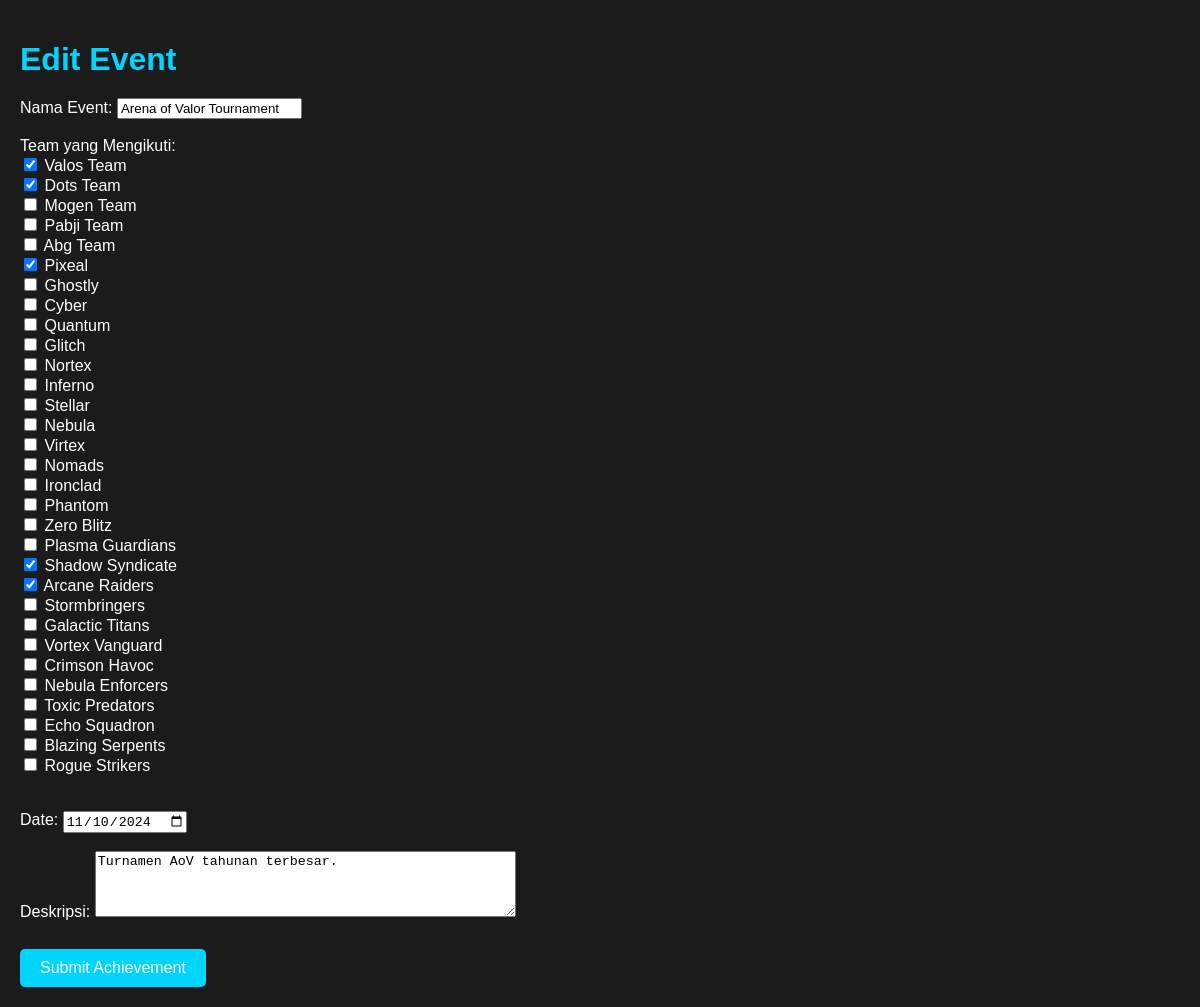
The app's page /backendAdmin/event/editevent.php?idevent=15 (signed in) with its own data.
### tables this page shows
CREATE TABLE `event` (
  `idevent` int NOT NULL AUTO_INCREMENT,
  `name` varchar(45) DEFAULT NULL,
  `date` date DEFAULT NULL,
  `description` varchar(200) DEFAULT NULL,
  PRIMARY KEY (`idevent`)
);

CREATE TABLE `team` (
  `idteam` int NOT NULL AUTO_INCREMENT,
  `idgame` int NOT NULL,
  `name` varchar(45) DEFAULT NULL,
  PRIMARY KEY (`idteam`),
  KEY `fk_team_game1_idx` (`idgame`),
  CONSTRAINT `fk_team_game1` FOREIGN KEY (`idgame`) REFERENCES `game` (`idgame`) ON DELETE CASCADE ON UPDATE CASCADE
);

### backendAdmin/models/parent.php (called while the page is built, shortened)
<?php
    class ParentClass {
        public function __construct(){
            $this->mysqli = new mysqli(SERVER_NAME, USER_NAME, PASSWORD, DB_NAME);
        }
    }
?>

### backendAdmin/models/event.php (called while the page is built, shortened)
<?php
    require_once("parent.php");
    class Event extends ParentClass{
        public function getEventbyId($idevent){
            $stt = $this->mysqli->prepare("select * from event where idevent=?");
            $stt->bind_param("i", $idevent);
            $stt->execute();
            $result = $stt->get_result();
            return $result;
        }
        public function getEventTeambyId($idevent){
            $stt = $this->mysqli->prepare("select t.idteam, t.name as team_name, et.idevent from team as t
                                inner join event_teams as et on t.idteam = et.idteam where idevent=?");
            $stt->bind_param("i", $idevent);
            $stt->execute();
            $result = $stt->get_result();
            return $result;
        }
    }
?>

### backendAdmin/models/team.php (called while the page is built, shortened)
<?php
    require_once("parent.php");
    class Team extends ParentClass{
        public function getAllTeam(){
            $statement = $this->mysqli->prepare("select * from team");
            $statement-> execute();
            $result = $statement-> get_result();
            return $result;
        }
    }
?>

### backendAdmin/event/editevent.php (the view, shortened to what this page needs)
<?php
    require_once("../models/event.php");
    $event = new Event();
    if($_GET['idevent']){
        $idevent = $_GET['idevent'];
        $result = $event->getEventbyId($idevent);
    }
    else{
        header("location: ..\dbevent.php");
    }
    while($row = $result->fetch_assoc()){
        $event_name= $row['name'];
        $desc = $row['description'];
        $date = $row['date'];
    }
    $res = $event->getEventTeambyId($idevent);
    $selectTeam = [];
    while($row2 = $res->fetch_assoc()){
        $selectTeam[] = $row2['idteam'];
    }
    require_once("../models/team.php");
    $team = new Team();
    $allteam = $team->getAllTeam();
?>
<!DOCTYPE html>
<html lang="en">
<head>
    <link rel="stylesheet" href="../css/insert.css">
</head>
<body>
    <h1>Edit Event</h1>
    <form action="editevent_proses.php" method="POST">
        <label for="name">Nama Event:</label>
        <input type="text" id="name" name="name" value="<?php echo $event_name?>"> <br><br>
        <label for="">Team yang Mengikuti:</label> <br>
            <?php
                while($teamrow = $allteam->fetch_assoc()) {
                    $checked = in_array($teamrow['idteam'], $selectTeam) ? "checked" : "";
                    echo "<input type='checkbox' name='team[]' value='" . $teamrow['idteam'] . "' $checked> " . $teamrow['name'] . "<br>";
                }
            ?> <br><br>
        <label for="date">Date: </label>
        <input type="date" name="date" id="date" value="<?php echo $date ?>"><br><br>
        <label for="name">Deskripsi:</label>
        <textarea id="desc" name="desc" rows="4" cols="50" ><?php echo $desc ?></textarea> <br> <br>
        <input type="submit" value="Submit Achievement" class="btn-add">
    </form>
</body>
</html>

### backendAdmin/css/insert.css (style rules this page uses)
body { font-family: Arial, sans-serif; background-color: #1b1b1b; color: #fff; margin: 0; padding: 20px; }
h1 { color: #00d4ff; font-size: 2em; margin-bottom: 20px; }
.btn-add { background-color: #00d4ff; color: #fff; padding: 10px 20px; border: none; cursor: pointer; text-decoration: none; font-size: 16px; border-radius: 5px; display: inline-block; margin-top: 10px; }

### records on screen
event: name "Arena of Valor Tournament", date "11/10/2024", desc "Turnamen AoV tahunan terbesar."
team: name "Valos Team"
team: name "Dots Team"
team: name "Mogen Team"
team: name "Pabji Team"
team: name "Abg Team"
team: name "Pixeal"
team: name "Ghostly"
team: name "Cyber"
team: name "Quantum"
team: name "Glitch"
team: name "Nortex"
team: name "Inferno"
team: name "Stellar"
team: name "Nebula"
team: name "Virtex"
team: name "Nomads"
team: name "Ironclad"
team: name "Phantom"
team: name "Zero Blitz"
team: name "Plasma Guardians"
team: name "Shadow Syndicate"
team: name "Arcane Raiders"
team: name "Stormbringers"
team: name "Galactic Titans"
team: name "Vortex Vanguard"
team: name "Crimson Havoc"
team: name "Nebula Enforcers"
team: name "Toxic Predators"
team: name "Echo Squadron"
team: name "Blazing Serpents"
team: name "Rogue Strikers"
